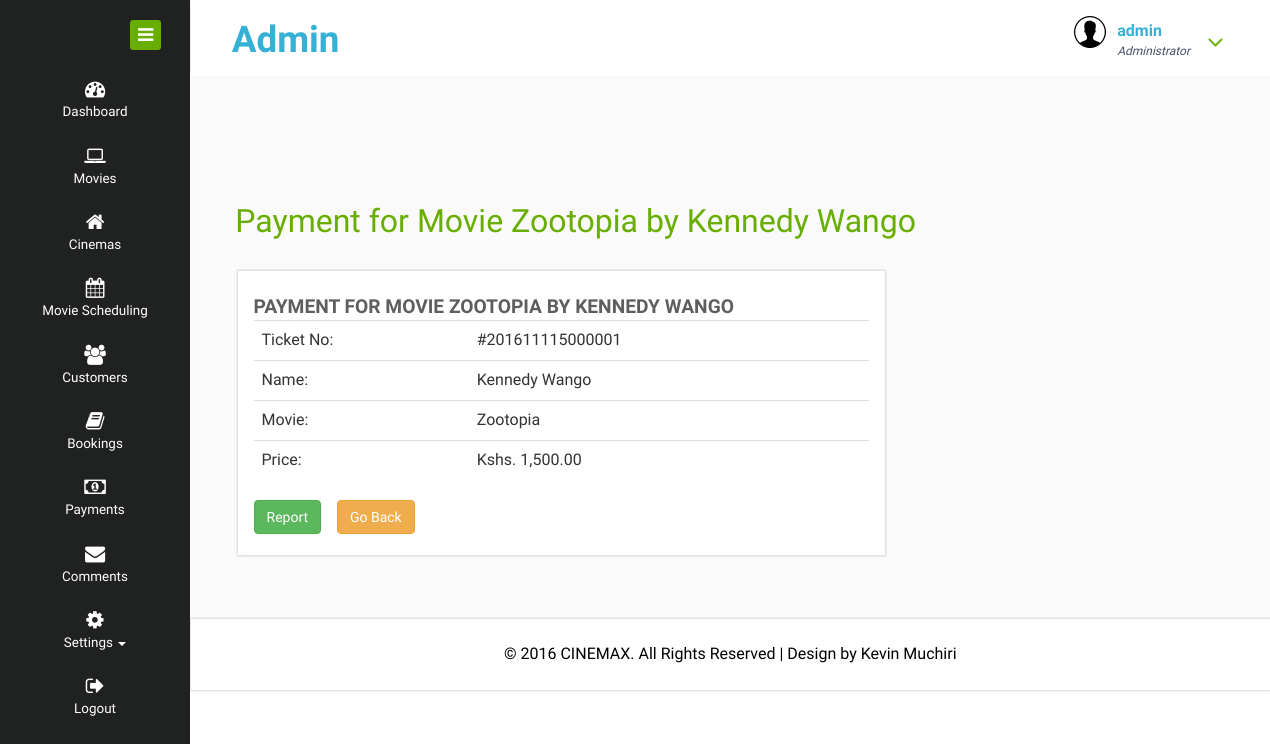
/admin/view_payment.php?id=1 (signed in), run on the app's committed database.
### tables this page shows
CREATE TABLE `movies` (
  `id` int(11) NOT NULL,
  `name` varchar(100) NOT NULL,
  `description` text,
  `preview` varchar(255) DEFAULT NULL,
  `image` varchar(255) DEFAULT NULL,
  `genre` varchar(100) DEFAULT NULL,
  `price` float(15,2) NOT NULL,
  `rating` float(2,1) DEFAULT NULL,
  `year` int(11) DEFAULT NULL,
  `age` varchar(30) DEFAULT NULL,
  `country` varchar(100) DEFAULT NULL
);

CREATE TABLE `booking` (
  `id` int(11) NOT NULL,
  `movie_id` int(11) NOT NULL,
  `cinema_id` int(11) NOT NULL,
  `ticket_no` varchar(255) NOT NULL,
  `date` date NOT NULL,
  `firstname` varchar(100) NOT NULL,
  `lastname` varchar(100) NOT NULL,
  `email` varchar(255) NOT NULL,
  `phone` varchar(20) NOT NULL,
  `age` int(11) NOT NULL,
  `status` int(11) NOT NULL DEFAULT '0',
  `id_number` varchar(10) DEFAULT NULL
);

### admin/view_payment.php (the view, shortened to what this page needs)
<?php
include'db.php';
             $selm = mysqli_query($con,"select * from booking where id='".$_REQUEST['id']."'");
             $row = mysqli_fetch_array($selm,MYSQLI_ASSOC);
             $sel = mysqli_query($con,"select * from movies where id='".$row['movie_id']."'");
    $r = mysqli_fetch_array($sel,MYSQLI_ASSOC);
             ?>
<!DOCTYPE HTML>
<html>
<head>
<link href="css/bootstrap.css" rel="stylesheet" type="text/css" media="all">
<link href="css/jquery.dataTables.1.10.11.min.css" rel="stylesheet" type="text/css" media="all">
<link href="css/style.css" rel="stylesheet" type="text/css" media="all"/>
<link href="css/font-awesome.css" rel="stylesheet">
</head>
<body>
<div class="page-container">
   <div class="left-content">
	   <div class="mother-grid-inner">
				<?php include'head.php';?>
<div class="inner-block" >
    <div class="product-block ">
    	<div class="pro-head">
    		<h2>Payment for Movie <?php echo $r['name'];?> by <?php echo $row['firstname'].' '.$row['lastname'];?></h2>
    	</div>
      <div class="col-md-8 chit-chat-layer1-left">
               <div class="work-progres">
                            <div class="chit-chat-heading">
                                  Payment for Movie <?php echo $r['name'];?> by <?php echo $row['firstname'].' '.$row['lastname'];?>
                            </div>
                            <div class="row event-agile2">
      <div class="col-lg-12 col-md-12 event-w3ls">
        <div class="table-responsive">
          <table class="table table-hover">
                              <tbody>
                                <tr>
                                  <td width="35%">Ticket No:</td>
                                  <td>#<?php echo $row['ticket_no']?></td>
                                  </tr>
                                <tr>
                                  <td width="35%">Name:</td>
                                  <td><?php echo $row['firstname'].' '.$row['lastname']?></td>
                                  </tr>
                              <tr>
                                 <td>Movie:</td>
                                  <td><?php echo $r['name']?></td> </tr>
                             <tr>
                                 <td>Price:</td>
                                  <td>Kshs. <?php echo number_format($r['price'],2)?></td> </tr>
                          </tbody>
                      </table>
        </div>
      </div>
    </div>
    <div><a target="blank" class="btn btn-success" href="reportpayment.php?id=<?php echo $_REQUEST['id'];?>">Report</a>&nbsp;&nbsp;&nbsp;&nbsp;<a class="btn btn-warning" href="payments.php">Go Back</a></div>
             </div>
      </div>
    </div>
</div>
<link rel="stylesheet" type="text/css" href="css/magnific-popup.css">
<?php include'footer.php';?>
</div>
</div>
    <?php include'includes.php';?>
</body>
</html>

### admin/includes.php (style rules this page uses)
a { text-decoration:none }

### data on the page
movies: name "Zootopia", name "ZOOTOPIA", price "1,500.00"
booking: firstname "Kennedy", lastname "Wango", firstname "KENNEDY", lastname "WANGO", ticket_no "201611115000001"

### other printed values
$_SESSION['manager'] "admin"
